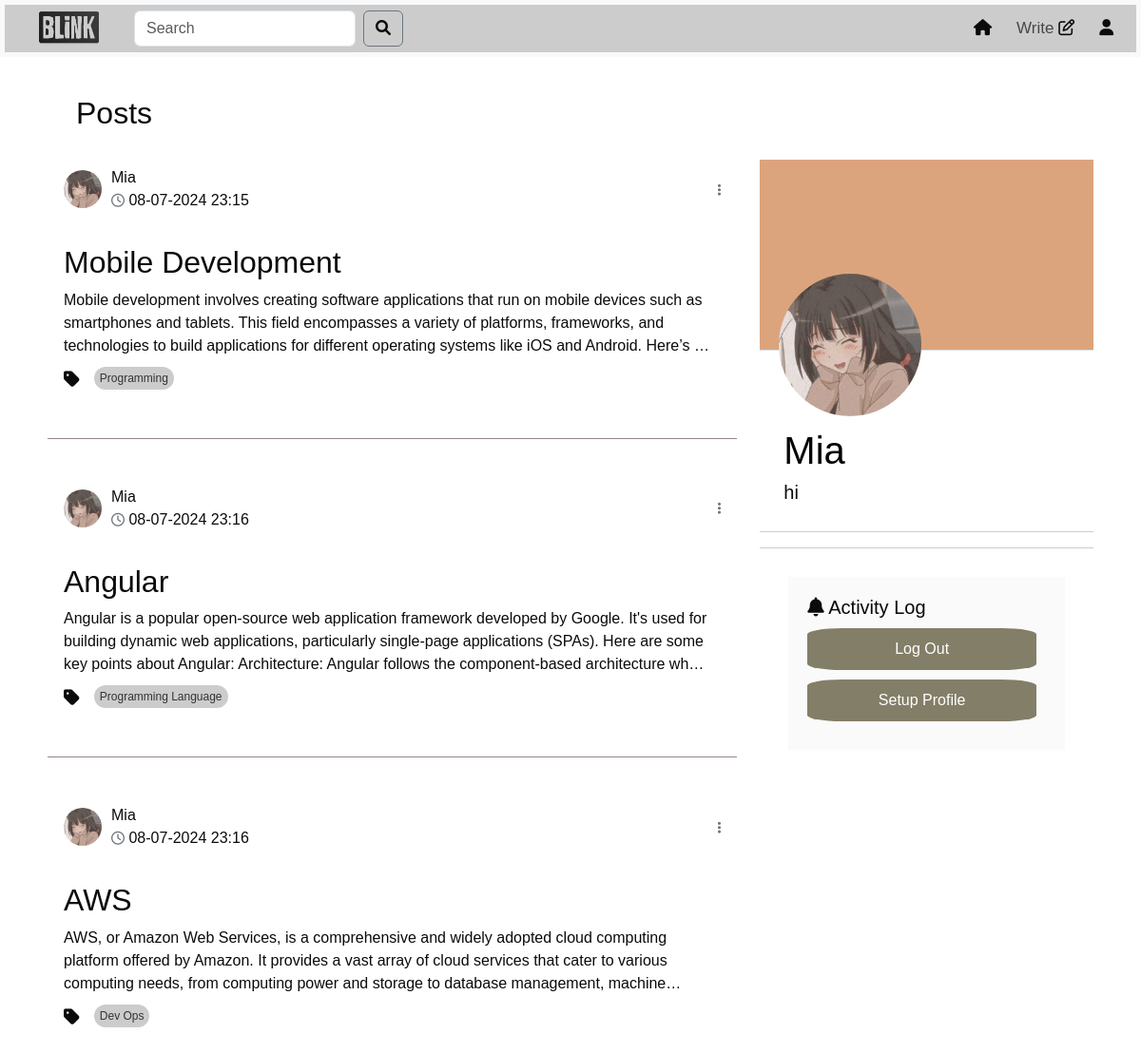
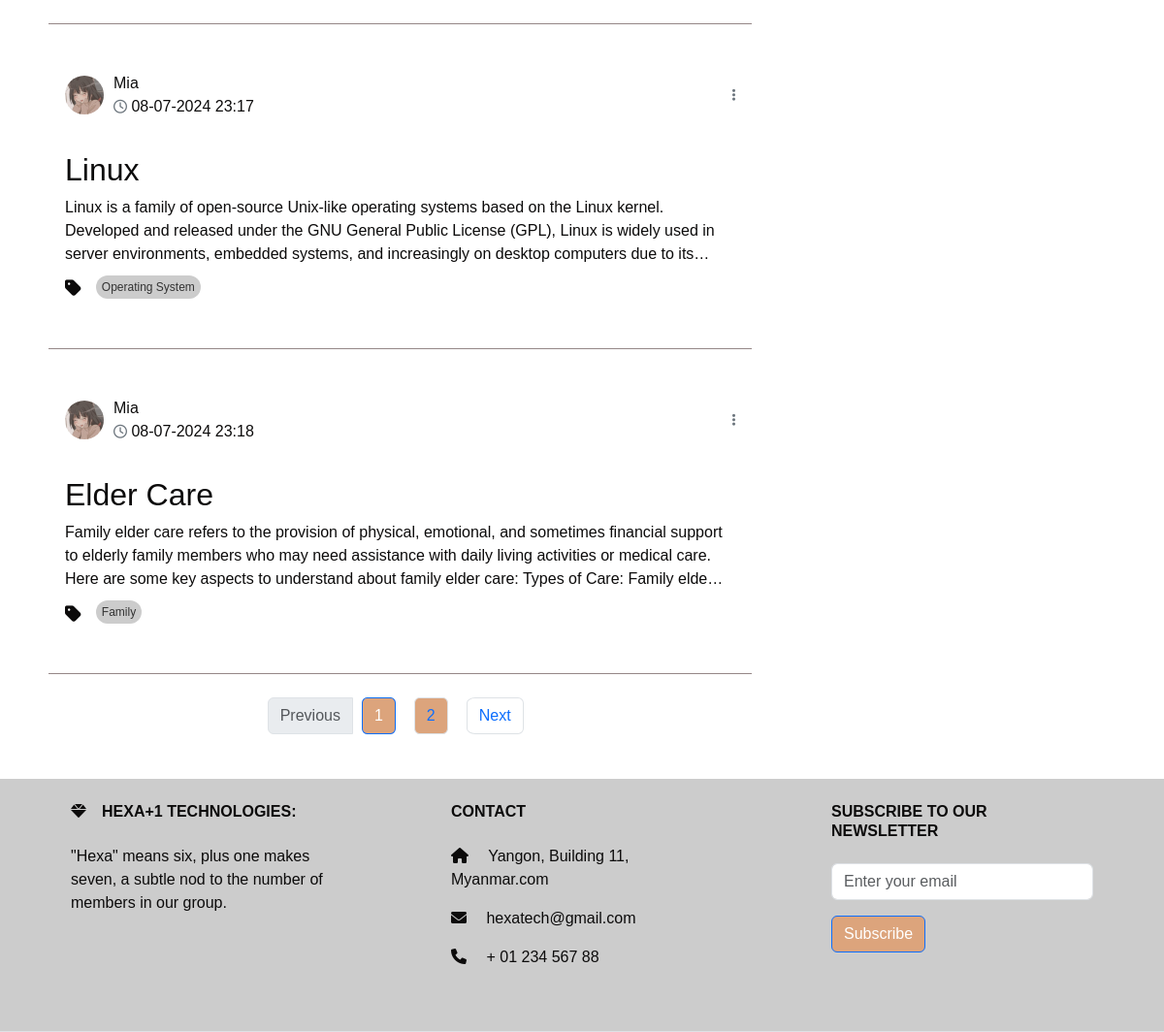
Screenshot of /profile/user_?3 (signed in) with the database file from the repository (2 pictures, top to bottom).
### models.py (models this page shows, shortened)
class Post(db.Model):
    id = db.Column(db.Integer, primary_key=True)
    title = db.Column(db.Text())
    content = db.Column(db.Text())
    tag = db.Column(db.Text(), nullable=False)
    user_id = db.Column(db.Integer, db.ForeignKey('user.id'), nullable=False)
    created_date = db.Column(db.DateTime,default=datetime.datetime.now)
    likes = db.Column(db.Integer, default=0)
    meta = db.Column(db.Text, nullable=True)
    comments = db.relationship('Comment', backref='post',cascade="all, delete", lazy=True)

class User(UserMixin,db.Model):
    id = db.Column(db.Integer, primary_key=True)
    username = db.Column(db.String(50), unique=True)
    email =db.Column(db.String(50), unique=True)
    password = db.Column(db.String(100))
    bio = db.Column(db.String(50))
    profile_picture = db.Column(db.String(250))
    posts = db.relationship('Post', backref='author', lazy=True)
    comments = db.relationship('Comment', backref='author', lazy=True)

### route.py (the view)
@app.route('/profile/user_?<int:user_id>', methods=['GET', 'POST'])
@login_required
def profile(user_id,limit=2):
    page = request.args.get('page', 1, type=int)
    per_page = 5  # Number of posts per page
    post = get_posts(page, per_page)
    user = User.query.get_or_404(user_id)
    user_posts = Post.query.filter_by(user_id=user_id).paginate(page=page, per_page=per_page)
    picture_url=get_profile_profile(user_id)
    unique_tags = list(set(tag for tag, in Post.query.with_entities(Post.tag).distinct()))
    popular_posts = Post.query.order_by(Post.likes.desc()).limit(limit).all()
    forms=SearchForm()
    query = forms.search.data
    if forms.validate_on_submit():
         search_results = Post.query.filter(Post.title.ilike(f'%{query}%')).all()
         return render_template('search_results.html' ,post=post, search_results =search_results ,
                                form = forms ,tags=unique_tags,popular_posts=popular_posts)
    return render_template('profile.html', user_id=user_id,user=user,picture_url=picture_url,
                           user_posts=user_posts,form=forms,post=post,tags=unique_tags,popular_posts=popular_posts)

### forms.py
class SearchForm(FlaskForm):
    search = StringField('Search ', validators=[DataRequired()])
    submit = SubmitField('Search')

### route.py (called while the page is built)
@login_manager.user_loader
def loader_user(user_id):
    return User.query.get(user_id)

def get_profile_profile(user_id):
    cwd = os.getcwd()
    user = User.query.get_or_404(user_id)
    if user:
        picture_url = f"/photo/user_profile/{user.profile_picture}"
        return picture_url

def get_posts(page, per_page, tag=None):
    if tag:
        return Post.query.filter(Post.tag.in_([tag])).paginate(page=page, per_page=per_page, error_out=False)
    return Post.query.order_by(Post.created_date.desc()).paginate(page=page, per_page=per_page, error_out=False)

### templates/profile.html (shortened to what this page needs)
<!DOCTYPE html>
<html lang="en">
  <head>
    <link
      href="https://cdn.jsdelivr.net/npm/bootstrap@5.3.3/dist/css/bootstrap.min.css"
      rel="stylesheet"
    />
    <link
      href="https://cdnjs.cloudflare.com/ajax/libs/font-awesome/6.0.0-beta3/css/all.min.css"
      rel="stylesheet"
    />
    <link rel="stylesheet" href="/static/profile.css" />
  </head>
  <body>
    {% include 'topnav.html' %}
    <div class="container">
      <div class="row">
        <div class="col-sm-8">
          <div id="posts-container">
            {% if user_posts %}
            <h2 style="margin-left: 30px">Posts</h2>
            {% for post in user_posts.items %}
            <div class="card">
              <div
                class="card-header d-flex justify-content-between align-items-center"
                onclick="redirectToProfile(event)"
              >
                <div class="profile-image">
                  <img
                    src="{{ url_for('static', filename= picture_url ) }}"
                    width="60"
                    height="60"
                    alt=""
                  />
                </div>
                <div style="width: 800px">
                  <p>
                    {{post.author.username}}<br />
                    <i class="fa-regular fa-clock"></i> {{post.created_date.strftime('%d-%m-%Y %H:%M')}}
                  </p>
                </div>
                {% if post.author.id == current_user.id %}
                <div>
                  <div class="dropdown">
                    <button
                      class="dropbtn"
                      type="button"
                      data-bs-toggle="dropdown"
                      aria-expanded="false"
                    >
                      <i class="fas fa-ellipsis-v"></i>
                    </button>
                  </div>
                </div>
                {% endif %}
              </div>
              <div class="card-body" onclick="redirectToFullPost()">
                <a
                class="nav-link"
                href="{{ url_for('full_post',post_id=post.id) }}"
              >
                <div class="col-sm-12">
                  <h2 class="card-title">{{post.title}}</h2>
                  <p class="card-text" id="card-description">
                    {{post.meta | safe}}
                  </p>
                  <div class="tags-container">
                    <ul class="list-group list-group-horizontal">
                      <i class="fas fa-tag"></i>
                      <a
                        href="{{ url_for('home_tag',tag=post.tag ) }}"
                        class="tag"
                        >{{post.tag}}
                      </a>
                    </ul>
                  </div>
                </div>
                </a>
              </div>
            </div>
            <br />
            <div
              class="card-end"
              style="border-bottom: #958787 solid 1px; margin-bottom: 20px"
            ></div>
            {% endfor %}
          </div>
          <nav aria-label="Page navigation" class="mt-4">
              <ul class="pagination justify-content-center" style="gap: 10px">
              <li
                class="page-item {% if not user_posts.has_prev %}disabled{% endif %}"
              >
                {% if user_posts.has_prev %}
                <a class="page-link" href="?page={{ user_posts.prev_num }}"
                  >Previous</a
                >
                {% else %}
                <span class="page-link">Previous</span>
                {% endif %}
              </li>
              {% for page_num in user_posts.iter_pages() %} {% if page_num %}
              <li
                class="page-item {% if user_posts.page == page_num %}active{% endif %}"
              >
                <a class="page-link" href="?page={{ page_num }}" style="background-color: #DCA47C"
                  >{{ page_num }}</a
                >
              </li>
              {% else %}
              <li class="page-item disabled">
                <span class="page-link">...</span>
              </li>
              {% endif %} {% endfor %}
              <li
                class="page-item {% if not user_posts.has_next %}disabled{% endif %}"
              >
                {% if user_posts.has_next %}
                <a class="page-link" href="?page={{ user_posts.next_num }}">Next</a>
                {% else %}
                <span class="page-link">Next</span>
                {% endif %}
              </li>
            </ul>
          </nav>
          {% else %}
          <h2 style="margin-left: 30px">No Post Yet !</h2>
          {% endif %}
        </div>
        <div class="col-sm-4" style="margin-top: 48px" id="right-column">
          <div style="width: 100%; position: relative" class="border-bottom">
            <div class="bg-black-cover"></div>
            <div
              style="
                display: flex;
                justify-content: start;
                gap: 10px;
                position: absolute;
                bottom: -70px;
                left: 20px;
              "
            >
              <div style="display: flex; flex-direction: column; gap: 10px">
                <img
                  src="{{ url_for('static', filename= picture_url ) }}"
                  class="profile-pic"
                />
              </div>
            </div>
          </div>
          <div class="profileDetail">
            <br>
            <h1>{{user.username}}</h1>
            <h5>{{ user.bio }}</h5>
            <br />
          </div>
          <div class="story"></div>
          <div class="card1" id="activity-log">
            {% if user_id == current_user.id %}
            <div class="card-body">
              <h5 class="card-title">
  <h5>
    <i class="fa-solid fa-bell"></i> Activity Log
  </h5>
  <ul class="list-group">
    <a href="{{ url_for('logout') }}" class="button-link">Log Out</a>
    <a href="{{ url_for('profile_edit') }}" class="button-link">Setup Profile</a>
  </ul>
            </div>
            {% endif %}
          </div>
        </div>
      </div>
    </div>
    {% include 'footer.html' %}
  </body>
</html>

### templates/topnav.html (shortened to what this page needs)
<nav class="navbar navbar-expand-lg navbar-light bg-light">
  <div class="container-fluid">
    <a class="nav-link" href="{{ url_for('home') }}">
      <img class="image" src="/static/image/logo.png" alt="Logo"
    /></a>
    <div class="collapse navbar-collapse" id="navbarSupportedContent">
      <form class="d-flex" method="POST">
        <input
          class="form-control form-control-md w-100 me-2"
          type="search"
          placeholder="Search"
          aria-label="Search"
          name="search"
        />
        <button class="btn btn-outline-secondary" type="submit">
          <i class="fa-solid fa-magnifying-glass"></i>
        </button>
      </form>
      <ul class="navbar-nav ms-auto mb-2 mb-lg-0" style="gap: 10px">
        <li class="nav-item">
          <a
            class="nav-link active"
            aria-current="page"
            href="{{ url_for('home') }}"
            ><i class="fa-solid fa-house"></i
          ></a>
        </li>
        <li class="nav-item">
          <a class="nav-link" href="{{ url_for('post') }}"
            >Write <i class="fa-regular fa-pen-to-square"></i
          ></a>
        </li>
        <li class="nav-item">
          <a
            class="nav-link"
            href="{{ url_for('profile',user_id=current_user.id) }}"
            ><i class="fa-solid fa-user"></i
          ></a>
        </li>
      </ul>
    </div>
  </div>
</nav>

### templates/footer.html
<footer
  class="d-flex justify-content-center justify-content-lg-between p-4 border-bottom"
>
  <div class="footer text-center text-md-start">
    <div class="row">
      <div class="col-md-4 col-lg-4 col-xl-3 mx-auto mb-4">
        <h6 class="text-uppercase fw-bold mb-4">
          <i class="fas fa-gem me-3"></i>Hexa+1 Technologies:
        </h6>
        <p><bold>
          "Hexa" means six, plus one makes seven, a subtle nod to the number of members in our group.
        </bold>
        </p>
      </div>
      <div class="col-md-4 col-lg-4 col-xl-3 mx-auto mb-4">
        <h6 class="text-uppercase fw-bold mb-4">Contact</h6>
        <p><i class="fas fa-home me-3"></i> Yangon, Building 11, Myanmar.com</p>
        <p><i class="fas fa-envelope me-3"></i> hexatech@gmail.com</p>
        <p><i class="fas fa-phone me-3"></i> + 01 234 567 88</p>
      </div>
      <div class="col-md-4 col-lg-4 col-xl-3 mx-auto mb-4">
        <h6 class="text-uppercase fw-bold mb-4">Subscribe to our Newsletter</h6>
        <form>
          <div class="mb-3">
            <input
              type="email"
              class="form-control"
              placeholder="Enter your email"
            />
          </div>
          <button
            type="submit"
            class="btn btn-primary"
            style="background-color:  #DCA47C"
          >
            Subscribe
          </button>
        </form>
      </div>
    </div>
  </div>
</footer>

### static/profile.css (style rules this page uses)
* { color: #0c0b0b; font-family: sans-serif; margin: 0; padding: 0; box-sizing: border-box; }
.container { background: #fff; padding: 20px; margin-top: 20px; z-index: 1; }
.container-fluid { height: 50px; color: black; text-align: center; padding: 14px 16px; text-decoration: none; font-size: 17px; background: #ccc; font-weight: 200px; z-index: 2; margin: 5px; }
.navbar { position: sticky; top: 0; height: auto; padding-top: 0px; padding-bottom: 0px; z-index: 2; }
.navbar-nav .nav-link { padding-top: 0.5rem; padding-bottom: 0.5rem; }
.d-flex { padding-left: 20px; background-color: #ccc; }
.text-center { background: linear-gradient(to left, #ccc 0%, #ccc 100%); }
.row a { border-radius: 15%; margin-bottom: 10px; margin-right: 10px; }
.image { height: 80px; width: 100px; }
#navbarSupportedContent { background: linear-gradient(to left, #ccc 0%, #ccc 100%); }
.bg-black-cover { height: 200px; background: #DCA47C; }
.profile-pic { width: 150px; height: 150px; border: 4px white; border-radius: 50%; }
h1 { color: rgb(4, 4, 4); }
.profileDetail { padding: 0px 25px; line-height: 1.3; margin-top: 60px; }
.story { border-top: solid 1px #ccc; border-bottom: solid 1px #ccc; padding: 8px 25px; font-size: 15pt; font-weight: 500; }
.button-link { display: inline-block; padding: 10px 20px; font-size: 16px; color: white; background-color: #837e67; text-align: center; text-decoration: none; border-radius: 5px; transition: background-color 0.3s; }
.card { color: #070707; border-color: #ffffff; background-color: #ffffff; }
.card-header { padding: 10px; background-color: #eee; display: flex; align-items: center; border-bottom: none !important; }
.card-header { display: flex; flex-direction: row; justify-content: space-between; align-items: center; padding: 0.5rem 1rem; background-color: #ffffff; margin-top: 20px; }
.profile-image { margin-right: 10px; }
.profile-image img { border-radius: 50%; width: 40px; height: 40px; }
.card-header p { margin: 0; }
.card-header i { margin: 0; font-size: 14px; color: #6c757d; }
.card-body { background-color: #ffffff; }
.card-text { overflow: hidden; text-overflow: ellipsis; display: -webkit-box; -webkit-line-clamp: 3; -webkit-box-orient: vertical; transition: -webkit-line-clamp 0.5s ease; }
.card-end { border-bottom: 1px solid #ccc; }
#activity-log { color: rgb(7, 7, 7); }
.card1 .card-body { background-color: #fafafa; margin: 30px; padding: 20px; }
.card1 .card-body .list-group { margin-top: 10px; border-radius: 0; }
#right-column { position: -webkit-sticky; position: sticky; top: 10; height: 100vh; overflow-y: auto; padding-top: 20px; }
.dropdown { position: relative; margin-left: auto; }
.dropbtn { background: none; border: none; cursor: pointer; font-size: 18px; }
.tags-container { margin-top: 10px; }
.fa-tag { font-size: 1.2em; margin-right: 5px; vertical-align: middle; }
.tags-container .tag { background-color: #ccc; color: #333; padding: 3px 6px; margin-right: 5px; border-radius: 20px; text-decoration: none; font-size: 12px; display: inline-block; }

### rows the page displays
Post: author.username "Mia", created_date "08-07-2024 23:15", title "Mobile Development", meta "Mobile development involves creating software applications that run on mobile devices such as smartphones and tablets. This field encompasses a variety of platforms, frameworks, and technologies to build applications for different operating systems like iOS and Android. Here’s…", tag "Programming"
Post: author.username "Mia", created_date "08-07-2024 23:16", title "Angular", meta "Angular is a popular open-source web application framework developed by Google. It's used for building dynamic web applications, particularly single-page applications (SPAs). Here are some key points about Angular: Architecture: Angular follows the component-based architecture…", tag "Programming Language"
Post: author.username "Mia", created_date "08-07-2024 23:16", title "AWS", meta "AWS, or Amazon Web Services, is a comprehensive and widely adopted cloud computing platform offered by Amazon. It provides a vast array of cloud services that cater to various computing needs, from computing power and storage to database management,…", tag "Dev Ops"
Post: author.username "Mia", created_date "08-07-2024 23:17", title "Linux", meta "Linux is a family of open-source Unix-like operating systems based on the Linux kernel. Developed and released under the GNU General Public License (GPL), Linux is widely used in server environments, embedded systems, and increasingly on desktop computers due to…", tag "Operating System"
Post: author.username "Mia", created_date "08-07-2024 23:18", title "Elder Care", meta "Family elder care refers to the provision of physical, emotional, and sometimes financial support to elderly family members who may need assistance with daily living activities or medical care. Here are some key aspects to understand about family elder care: Types of Care: Family…", tag "Family"
User: username "Mia", bio "hi"

### other values shown
{{ page_num }} "1" "2"
